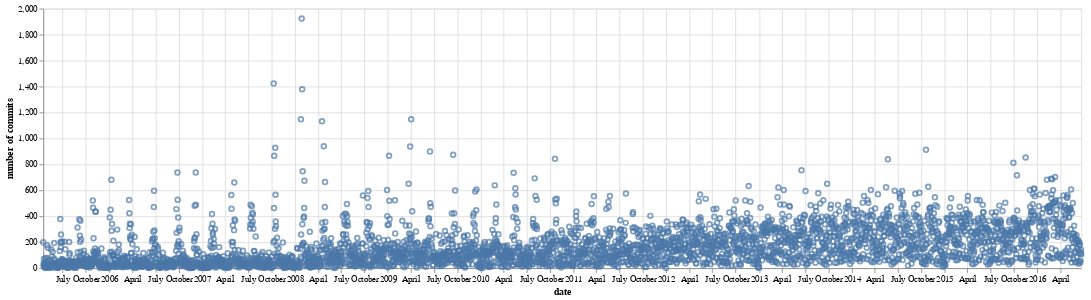

This figure's notebook cell:
### Code cell
alt.Chart(df5, width = 1200).mark_point().encode(x='date',y='number of commits')

### Figure 1 — Vega-Lite specification as saved in the notebook (floating-point values rounded to 4 significant figures; data arrays with more than 128 entries replaced by an {"elided": "..."} marker saying what was removed)
{"config": {"view": {"continuousWidth": 300, "continuousHeight": 300}}, "data": {"name": "data-5da9fc73c4bbcc2e0dab57568fc8fa77"}, "mark": {"type": "point"}, "encoding": {"x": {"field": "date", "type": "temporal"}, "y": {"field": "number of commits", "type": "quantitative"}}, "width": 1200, "$schema": "https://vega.github.io/schema/vega-lite/v5.8.0.json", "datasets": {"data-5da9fc73c4bbcc2e0dab57568fc8fa77": {"elided": "4069 records"}}}
